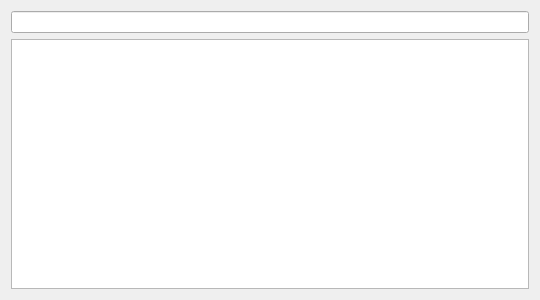
<?xml version="1.0" encoding="UTF-8"?>
<ui version="4.0">
 <class>MainWindow</class>
 <widget class="QMainWindow" name="MainWindow">
  <property name="geometry">
   <rect>
    <x>0</x>
    <y>0</y>
    <width>540</width>
    <height>300</height>
   </rect>
  </property>
  <property name="windowTitle">
   <string>MindCloud</string>
  </property>
  <widget class="QWidget" name="centralWidget">
   <layout class="QVBoxLayout" name="verticalLayout">
    <item>
     <widget class="QLineEdit" name="lineEdit">
      <property name="sizePolicy">
       <sizepolicy hsizetype="Expanding" vsizetype="Fixed">
        <horstretch>0</horstretch>
        <verstretch>0</verstretch>
       </sizepolicy>
      </property>
     </widget>
    </item>
    <item>
     <widget class="GraphView" name="graphView"/>
    </item>
   </layout>
  </widget>
  <widget class="QMenuBar" name="menuBar">
   <property name="geometry">
    <rect>
     <x>0</x>
     <y>0</y>
     <width>540</width>
     <height>21</height>
    </rect>
   </property>
  </widget>
  <action name="actionLoad_data">
   <property name="text">
    <string>Load data</string>
   </property>
  </action>
  <action name="actionSave_data">
   <property name="text">
    <string>Save data</string>
   </property>
  </action>
  <action name="actionClear_all">
   <property name="text">
    <string>Clear all</string>
   </property>
  </action>
 </widget>
 <layoutdefault spacing="6" margin="11"/>
 <customwidgets>
  <customwidget>
   <class>GraphView</class>
   <extends>QGraphicsView</extends>
   <header>graph/graphview.h</header>
  </customwidget>
 </customwidgets>
 <resources/>
 <connections/>
</ui>
